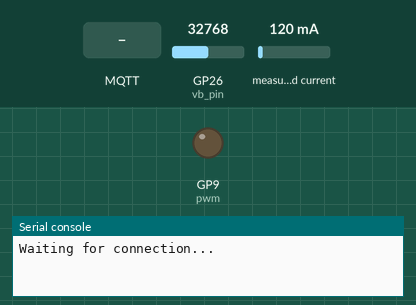
This program was run on a simulated Raspberry Pi Pico running MicroPython. Parts: output pins drawn as LEDs (lit = HIGH), the last lines printed to the serial console. The inputs (shaded band) are chosen by the test bench; at power-on: GP26 (vb_pin) = 32768, measured current 120 mA (analog values on the 0–65535 scale). WiFi joins after 1.5 s; no MQTT or app messages arrive unless stated.

Above: at 0.1 s.
At 3.3 s:
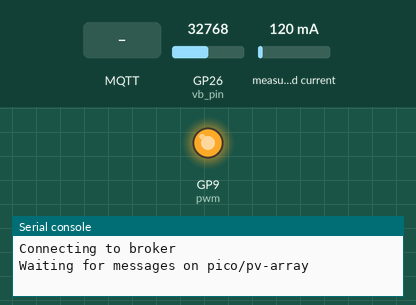
3.4 s: MQTT message "1" arrives on the first subscribed topic
4.9 s: MQTT message "off" arrives on the first subscribed topic
6.4 s: MQTT message "on" arrives on the first subscribed topic
Timing chart, 0 to 9.4 s (numbered marks = the images above; inputs shaded):
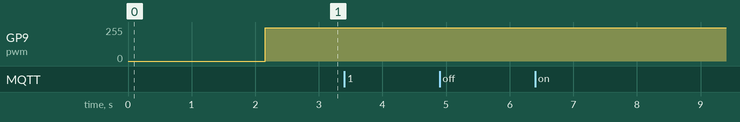

The program:

server_MPPT__Irradiance.py
```python
from machine import Pin, I2C, ADC, PWM, Timer
import utime
from mqtt_client import MClient, DEVICE
import machine

try:
    client = MClient(DEVICE.PV_ARRAY)

    # Initialization
    vb_pin = ADC(Pin(26))
    ina_i2c = I2C(0, scl=Pin(1), sda=Pin(0), freq=2400000)

    pwm = PWM(Pin(9))
    pwm.freq(100000)
    min_pwm = 1000
    max_pwm = 64536
    pwm_out = min_pwm

    # Constants
    SHUNT_OHMS = 0.10
    MPP = 0

    # Initialize variables
    irradiance = 100
    power_sum = 0
    sample_count = 0
    P_desired = MPP

    # Basic signals to control logic flow
    global timer_elapsed
    timer_elapsed = 0
    count = 0
    first_run = 1

    # PID Gains
    kp = 1000
    ki = 5
    kd = 0

    # Control variables
    v_err_int = 0
    previous_v_err = 0
    integral_min = -5000
    integral_max = 5000

    # Tolerance for error
    stability_threshold = 0.005
    stability_samples = 10
    stability_wait_time = 150

    class ina219:
        # Register Locations
        REG_CONFIG = 0x00
        REG_SHUNTVOLTAGE = 0x01
        REG_BUSVOLTAGE = 0x02
        REG_POWER = 0x03
        REG_CURRENT = 0x04
        REG_CALIBRATION = 0x05

        def __init__(self, sr, address, maxi):
            self.address = address
            self.shunt = sr

        def vshunt(self):
            # Read Shunt register 1, 2 bytes
            reg_bytes = ina_i2c.readfrom_mem(self.address, self.REG_SHUNTVOLTAGE, 2)
            reg_value = int.from_bytes(reg_bytes, 'big')
            if reg_value > 2**15: #negative
                sign = -1
                for i in range(16):
                    reg_value = (reg_value ^ (1 << i))
            else:
                sign = 1
            return float(reg_value) * 1e-5 * sign

        def vbus(self):
            # Read Vbus voltage
            reg_bytes = ina_i2c.readfrom_mem(self.address, self.REG_BUSVOLTAGE, 2)
            reg_value = int.from_bytes(reg_bytes, 'big') >> 3
            return float(reg_value) * 0.004

        def configure(self):
            ina_i2c.writeto_mem(self.address, self.REG_CONFIG, b'\x19\x9F') # PG = /8
            ina_i2c.writeto_mem(self.address, self.REG_CALIBRATION, b'\x00\x00')

    # Function to saturate signal
    def saturate(signal, upper, lower):
        return max(min(signal, upper), lower)

    # This is the function executed by the loop timer, it simply sets a flag which is used to control the main loop
    def tick(t):
        global timer_elapsed
        timer_elapsed = 1

    # Function to get user input for desired power output
    def get_irradiance():
        while True:
            try:
                Irradiance = float(input("Enter irradiance as %: "))
                if 0 <= Irradiance <= 100:  # Limiting the value of input to between 0 and 100
                    return Irradiance
                else:
                    print("Irradiance % is not valid")
            except ValueError:
                print("Invalid input. Please enter a numeric value.")

    # PID Controller update
    def update_pid(error):
        global v_err_int, previous_v_err
        v_err_int += error
        v_err_int = saturate(v_err_int, integral_max, integral_min)
        pid_output = kp * error + ki * v_err_int + kd * (error - previous_v_err)
        previous_v_err = error
        return pid_output

    # Initial setup
    duty = int(min_pwm)
    duty = saturate(duty, max_pwm, min_pwm)
    pwm.duty_u16(duty)

    # Main loop
    while True:
        if first_run:
            # For the first run, set up the INA link and the loop timer settings
            ina = ina219(SHUNT_OHMS, 64, 5)
            ina.configure()
            first_run = 0
            # This starts a 1kHz timer which we use to control the execution of the control loops and sampling
            loop_timer = Timer(mode=Timer.PERIODIC, freq=2000, callback=tick)

        if timer_elapsed == 1:  # This is executed at 1kHz
            timer_elapsed = 0  # Reset the timer flag

            # Measure Vb and calculate iL
            vb = 1.015 * (12490 / 2490) * 3.3 * (vb_pin.read_u16() / 65536)  # Vb calculation
            Vshunt = ina.vshunt()
            iL = Vshunt / SHUNT_OHMS  # Current calculation

            # Calculate power output
            power_output = vb * iL

            # Calculate error between desired power and measured power output
            error = P_desired - power_output

            # Update PID controller
            pid_output = update_pid(error)

            # Adjust PWM duty cycle based on PID output
            pwm_out += int(pid_output)
            pwm_out = saturate(pwm_out, max_pwm, min_pwm)
            duty = int(65536-pwm_out) # Invert because reasons
            pwm.duty_u16(duty)

            # Accumulate power for averaging
            power_sum += power_output
            sample_count += 1

            count += 1

            # every 10s
            # Check for new desired power output input and print average power every 5 seconds
            if count >= 100:
                irradiance = client.get_irradiance()
                client.send_pv_power(power_output)

                P_desired = round ((irradiance * MPP) / 100, 2)
                power_sum = 0  # Reset power sum
                sample_count = 0  # Reset sample count
                count = 0

except Exception as e:
    machine.reset()
```

mqtt_client.py
```python
import machine
import ubinascii
from wifi import init
import json


# topics
PICO_TOPIC = "pico"
SERVER_TOPIC = "server"
UI_TOPIC = "ui"

# MQTT broker settings
MQTT_CLIENT_ID = ubinascii.hexlify(machine.unique_id())
MQTT_BROKER = "35.178.119.19"
MQTT_BROKER_PORT = 1883


# all devices
# topics to subscribe to
class DEVICE:
    STORAGE = "storage"
    EXTERNAL_GRID = "external-grid"
    PV_ARRAY =  "pv-array"
    LOADR = "loadR"
    LOADY = "loadY"
    LOADB = "loadB"
    LOADK = "loadK"


class MClient:
    def __init__(self, device: str):
        init()

        from umqtt.robust import MQTTClient

        client = MQTTClient(
            client_id=MQTT_CLIENT_ID,
            server=MQTT_BROKER,
            port=MQTT_BROKER_PORT,
            keepalive=1000,
        )

        print("Connecting to broker")

        client.set_callback(self.on_mqtt_msg)
        client.connect()

        self.client = client
        self.client.subscribe(f"{PICO_TOPIC}/{device}")
        print(f"Waiting for messages on {PICO_TOPIC}/{device}")

        self.desired_power = 0
        self.power_req = 0
        self.irradiance = 0

        self.device = device

    def on_mqtt_msg(self, topic, msg):
        try:
            msg_str = msg.decode()

            data = json.loads(msg_str)
            if "target" not in data or "payload" not in data:
                raise Exception("Invalid message format")

            elif data["target"] == DEVICE.STORAGE:
                self.desired_power = data["payload"]
                # print(f"desired_power: {self.desired_power}")

            # this is for all loads
            elif data["target"] == self.device:
                self.power_req = data["payload"]
                print(f"power_req: {self.power_req}")

            elif data["target"] == DEVICE.PV_ARRAY:
                self.irradiance = data["payload"]
                print(f"Irradiance: {self.irradiance}")

        except Exception as e:
            print(f"Error when processing message: {e}\nRecieved: {topic.decode()}, {msg.decode()}")

    def check_msg(self):
        self.client.check_msg()

    def send_external_grid(self, import_p, export_p):
        self.client.publish(SERVER_TOPIC, json.dumps({"target": DEVICE.EXTERNAL_GRID, "payload":{"import_power": import_p, "export_power": export_p}}))

    def send_load_power(self, power):
        self.client.publish(SERVER_TOPIC, json.dumps({"target": self.device, "payload": power}))

    # def send_shunt_current(self, current):
    #     self.client.publish(UI_TOPIC, json.dumps({"target": self.device, "payload": current}))

    def get_power_req(self):
        self.check_msg()
        return self.power_req

    def get_desired_power(self):
        self.check_msg()

        if(abs(self.desired_power) <= 2):
            return self.desired_power
        else: return 0

    def get_irradiance(self):
        self.check_msg()
        return self.irradiance

    # percentage of the capacitor
    def send_soc(self, soc):
        # TODO: check if this needs to be changed to the UI
        self.client.publish(SERVER_TOPIC, json.dumps({"target": DEVICE.STORAGE, "payload": {"type": "soc", "value":soc}}))

    # the power used to charge the capacitor
    def send_storage_power(self, power):
        self.client.publish(SERVER_TOPIC, json.dumps({"target": DEVICE.STORAGE, "payload": {"type": "power", "value":power}}))

    #
    def send_pv_power(self, power):
        self.client.publish(SERVER_TOPIC, json.dumps({"target": DEVICE.PV_ARRAY, "payload": power}))
```

wifi.py
```python
import network
from time import sleep


ssid = 'Grid'
password = '11223344'

def init():
    #Connect to WLAN
    wlan = network.WLAN(network.STA_IF)
    wlan.active(True)
    wlan.connect(ssid, password)
    while wlan.isconnected() == False:
        print('Waiting for connection...')
        sleep(1)
    print(f'connection: {wlan.isconnected()}\n\nIP: {wlan.ifconfig()}')

    import mip
    # mip.install('https://raw.githubusercontent.com/micropython/micropython-lib/b50d3462d783e4aab2f10d6b8117641244918f64/micropython/umqtt.simple/umqtt/simple.py')
    mip.install("umqtt.simple")
    mip.install("umqtt.robust")

if __name__ == "__main__":
    init()
```
